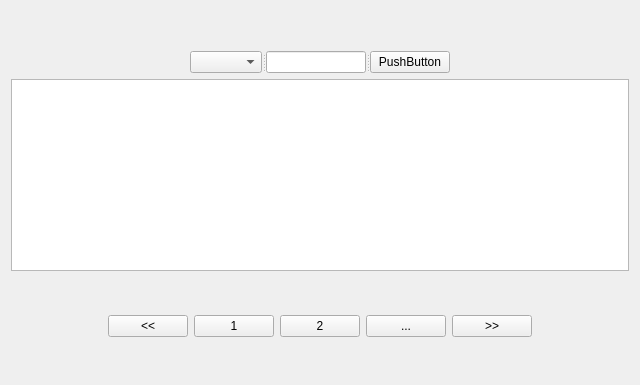
<?xml version="1.0" encoding="UTF-8"?>
<ui version="4.0">
 <class>UserEducationInfoApplicationWidget</class>
 <widget class="QWidget" name="UserEducationInfoApplicationWidget">
  <property name="geometry">
   <rect>
    <x>0</x>
    <y>0</y>
    <width>640</width>
    <height>385</height>
   </rect>
  </property>
  <property name="windowTitle">
   <string>Form</string>
  </property>
  <layout class="QGridLayout" name="gridLayout">
   <item row="1" column="0">
    <layout class="QVBoxLayout" name="verticalLayout_2">
     <item>
      <layout class="QVBoxLayout" name="verticalLayout">
       <item>
        <layout class="QHBoxLayout" name="horizontalLayout_2">
         <item>
          <spacer name="horizontalSpacer_2">
           <property name="orientation">
            <enum>Qt::Orientation::Horizontal</enum>
           </property>
           <property name="sizeHint" stdset="0">
            <size>
             <width>40</width>
             <height>20</height>
            </size>
           </property>
          </spacer>
         </item>
         <item>
          <widget class="QSplitter" name="splitter">
           <property name="orientation">
            <enum>Qt::Orientation::Horizontal</enum>
           </property>
           <widget class="QComboBox" name="comboBox"/>
           <widget class="QLineEdit" name="lineEdit"/>
           <widget class="QPushButton" name="pushButton">
            <property name="text">
             <string>PushButton</string>
            </property>
           </widget>
          </widget>
         </item>
         <item>
          <spacer name="horizontalSpacer">
           <property name="orientation">
            <enum>Qt::Orientation::Horizontal</enum>
           </property>
           <property name="sizeHint" stdset="0">
            <size>
             <width>40</width>
             <height>20</height>
            </size>
           </property>
          </spacer>
         </item>
        </layout>
       </item>
       <item>
        <widget class="QTableView" name="tableView"/>
       </item>
      </layout>
     </item>
     <item>
      <spacer name="verticalSpacer_3">
       <property name="orientation">
        <enum>Qt::Orientation::Vertical</enum>
       </property>
       <property name="sizeHint" stdset="0">
        <size>
         <width>20</width>
         <height>18</height>
        </size>
       </property>
      </spacer>
     </item>
     <item>
      <layout class="QHBoxLayout" name="horizontalLayout_3">
       <item>
        <spacer name="horizontalSpacer_3">
         <property name="orientation">
          <enum>Qt::Orientation::Horizontal</enum>
         </property>
         <property name="sizeHint" stdset="0">
          <size>
           <width>40</width>
           <height>20</height>
          </size>
         </property>
        </spacer>
       </item>
       <item>
        <layout class="QHBoxLayout" name="horizontalLayout">
         <item>
          <widget class="QPushButton" name="pushButton_2">
           <property name="text">
            <string>&lt;&lt;</string>
           </property>
          </widget>
         </item>
         <item>
          <widget class="QPushButton" name="pushButton_3">
           <property name="text">
            <string>1</string>
           </property>
          </widget>
         </item>
         <item>
          <widget class="QPushButton" name="pushButton_6">
           <property name="text">
            <string>2</string>
           </property>
          </widget>
         </item>
         <item>
          <widget class="QPushButton" name="pushButton_4">
           <property name="text">
            <string>...</string>
           </property>
          </widget>
         </item>
         <item>
          <widget class="QPushButton" name="pushButton_5">
           <property name="text">
            <string>&gt;&gt;</string>
           </property>
          </widget>
         </item>
        </layout>
       </item>
       <item>
        <spacer name="horizontalSpacer_4">
         <property name="orientation">
          <enum>Qt::Orientation::Horizontal</enum>
         </property>
         <property name="sizeHint" stdset="0">
          <size>
           <width>40</width>
           <height>20</height>
          </size>
         </property>
        </spacer>
       </item>
      </layout>
     </item>
     <item>
      <spacer name="verticalSpacer_2">
       <property name="orientation">
        <enum>Qt::Orientation::Vertical</enum>
       </property>
       <property name="sizeHint" stdset="0">
        <size>
         <width>20</width>
         <height>28</height>
        </size>
       </property>
      </spacer>
     </item>
    </layout>
   </item>
   <item row="0" column="0">
    <spacer name="verticalSpacer">
     <property name="orientation">
      <enum>Qt::Orientation::Vertical</enum>
     </property>
     <property name="sizeType">
      <enum>QSizePolicy::Policy::Maximum</enum>
     </property>
     <property name="sizeHint" stdset="0">
      <size>
       <width>20</width>
       <height>40</height>
      </size>
     </property>
    </spacer>
   </item>
  </layout>
 </widget>
 <resources/>
 <connections/>
</ui>
